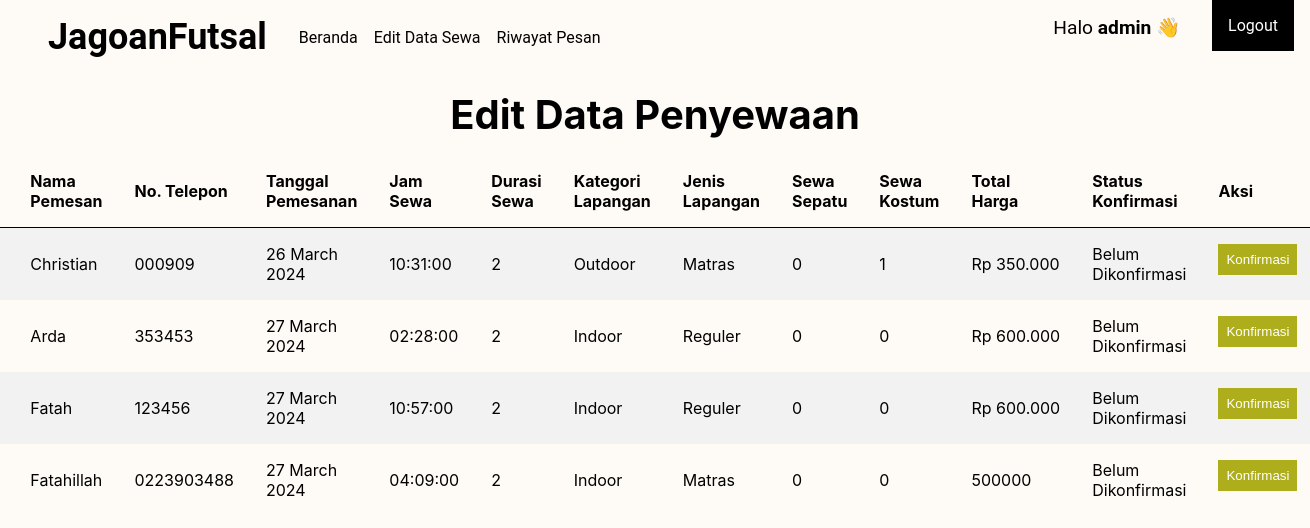
Page /admin/konfirmasi_sewa.php (signed in) on the committed database.
### tables this page shows
CREATE TABLE `tb_sewa` (
  `id` int(11) NOT NULL,
  `id_user` int(11) NOT NULL,
  `nama_pemesan` varchar(100) NOT NULL,
  `no_telepon` varchar(100) NOT NULL,
  `tanggal_pesan` date NOT NULL DEFAULT current_timestamp(),
  `jam` time NOT NULL,
  `durasi_sewa` int(11) NOT NULL,
  `kategori_lapangan` varchar(50) NOT NULL,
  `jenis_lapangan` varchar(50) NOT NULL,
  `sewa_sepatu` varchar(20) DEFAULT NULL,
  `sewa_kostum` varchar(20) DEFAULT NULL,
  `total_bayar` varchar(100) NOT NULL,
  `status_bayar` varchar(50) NOT NULL
);

### app/functions.php (called while the page is built, shortened)
<?php
$connection = mysqli_connect("localhost", "root", "", "db_persewaan_lapangan");
function query($query)
{
    global $connection;
    $rows = [];
    $result = mysqli_query($connection, $query);
    while ($row = mysqli_fetch_assoc($result)) {
        $rows[] = $row;
    }
    return $rows;
}

### admin/konfirmasi_sewa.php (the view, shortened to what this page needs)
<?php
require '../app/functions.php';
if (isset($_SESSION["login"]) && isset($_SESSION["username"])) {
    $loggedInUsername = $_SESSION["username"];
} else {
    $loggedInUsername = "";
}
$dataSewa = query("SELECT * FROM tb_sewa");
?>
<!DOCTYPE html>
<html lang="en">
<head>
    <link rel="stylesheet" href="../css/konfirmasi_sewa.css">
</head>
<body>
    <header>
        <nav>
            <div class="logo">
                <h1><a href="index.php">JagoanFutsal</a></h1>
            </div>
            <ul>
                <li><a href="index.php">Beranda</a></li>
                <li><a href="konfirmasi_sewa.php">Edit Data Sewa</a></li>
                <li><a href="riwayat_pesan.php">Riwayat Pesan</a></li>
            </ul>
        </nav>
        <div class="signin-signup">
            <ul>
                <li id="user-login">Halo <span><?= $loggedInUsername ?> </span>👋</li>
                <li class="logout"><a onclick="return confirm('Apakah anda yakin ingin logout?')" href="../app/logout.php">Logout</a></li>
            </ul>
        </div>
    </header>
    <main>
        <section>
            <h1>Edit Data Penyewaan</h1>
            <div class="table-container" style="overflow-x:auto">
                <table>
                    <tr>
                        <th>No.</th>
                        <th>Nama Pemesan</th>
                        <th>No. Telepon</th>
                        <th>Tanggal Pemesanan</th>
                        <th>Jam Sewa</th>
                        <th>Durasi Sewa</th>
                        <th>Kategori Lapangan</th>
                        <th>Jenis Lapangan</th>
                        <th>Sewa Sepatu</th>
                        <th>Sewa Kostum</th>
                        <th>Total Harga</th>
                        <th>Status Konfirmasi</th>
                        <th>Aksi</th>
                    </tr>
                    <?php $i = 1 ?>
                    <?php foreach ($dataSewa as $data) : ?>
                        <tr>
                            <td><?= $i++ ?></td>
                            <td><?= $data["nama_pemesan"] ?></td>
                            <td><?= $data["no_telepon"] ?></td>
                            <td><?= date("d F Y", strtotime($data["tanggal_pesan"])) ?></td>
                            <td><?= $data["jam"] ?></td>
                            <td><?= $data["durasi_sewa"] ?></td>
                            <td><?= $data["kategori_lapangan"] ?></td>
                            <td><?= $data["jenis_lapangan"] ?></td>
                            <?php if ($data["sewa_sepatu"] == "") : ?>
                                <td>0</td>
                            <?php else : ?>
                                <td><?= $data["sewa_sepatu"] ?></td>
                            <?php endif  ?>
                            <?php if ($data["sewa_kostum"] == "") : ?>
                                <td>0</td>
                            <?php else : ?>
                                <td><?= $data["sewa_kostum"] ?></td>
                            <?php endif  ?>
                            <td><?= $data["total_bayar"] ?></td>
                            <td><?= $data["status_bayar"] ?></td>
                            <td class="action-form">
                                <?php if ($data["status_bayar"] == "Belum Dikonfirmasi") : ?>
                                    <form action="" method="POST">
                                        <button type="submit" name="konfirmasi" class="btn-konfirmasi">Konfirmasi</button>
                                    </form>
                                <?php endif; ?>
                            </td>
                        </tr>
                    <?php endforeach; ?>
                </table>
            </div>
        </section>
    </main>
</body>
</html>

### css/konfirmasi_sewa.css (style rules this page uses)
* { margin: 0; padding: 0; box-sizing: border-box; }
body { background-color: #FEFBF6; }
header { display: flex; justify-content: space-between; margin: 1rem; }
nav { display: flex; }
.logo { margin: 0px 2rem; font-size: 1.5rem; }
.logo a { color: black; text-decoration: none; }
nav h1 { font-family: "Roboto", sans-serif; }
nav ul { display: flex; align-items: center; list-style-type: none; gap: 1rem; }
nav ul li a { text-decoration: none; font-family: "Roboto", sans-serif; font-size: 1rem; color: black; }
.signin-signup ul { display: flex; gap: 2rem; font-family: "Roboto", sans-serif; }
.signin-signup ul li { list-style-type: none; }
.signin-signup ul li a { text-decoration: none; }
.logout a { color: black; background-color: black; color: white; padding: 1em; }
#user-login { font-size: 1.2em; text-align: center; }
#user-login span { font-weight: bold; }
main { display: flex; justify-content: center; align-items: center; font-family: "Inter", sans-serif; }
section h1 { font-size: 2.5rem; text-align: center; margin: 1rem 0; }
.table-container { width: 1400px; }
table { border-collapse: collapse; border-spacing: 2rem; width: 100%; }
th { border-bottom: 1px solid black; text-align: center; }
th, td { text-align: left; padding: 1em; }
tr:nth-child(even) { background-color: #f2f2f2; }
.action-form { display: flex; gap: 1rem; }
.btn-konfirmasi { outline: none; border: none; cursor: pointer; color: white; background-color: rgb(174, 174, 28); text-decoration: none; padding: .5rem; }

### rows in the picture
tb_sewa: nama_pemesan "Christian", no_telepon "000909", tanggal_pesan "26 March 2024", jam "10:31:00", durasi_sewa "2", kategori_lapangan "Outdoor", jenis_lapangan "Matras", sewa_sepatu "0", sewa_kostum "1", total_bayar "Rp 350.000", status_bayar "Belum Dikonfirmasi"
tb_sewa: nama_pemesan "Arda", no_telepon "353453", tanggal_pesan "27 March 2024", jam "02:28:00", durasi_sewa "2", kategori_lapangan "Indoor", jenis_lapangan "Reguler", sewa_sepatu "0", sewa_kostum "0", total_bayar "Rp 600.000", status_bayar "Belum Dikonfirmasi"
tb_sewa: nama_pemesan "Fatah", no_telepon "123456", tanggal_pesan "27 March 2024", jam "10:57:00", durasi_sewa "2", kategori_lapangan "Indoor", jenis_lapangan "Reguler", sewa_sepatu "0", sewa_kostum "0", total_bayar "Rp 600.000", status_bayar "Belum Dikonfirmasi"
tb_sewa: nama_pemesan "Fatahillah", no_telepon "0223903488", tanggal_pesan "27 March 2024", jam "04:09:00", durasi_sewa "2", kategori_lapangan "Indoor", jenis_lapangan "Matras", sewa_sepatu "0", sewa_kostum "0", total_bayar "500000", status_bayar "Belum Dikonfirmasi"

### other values in the picture
$loggedInUsername "admin"
